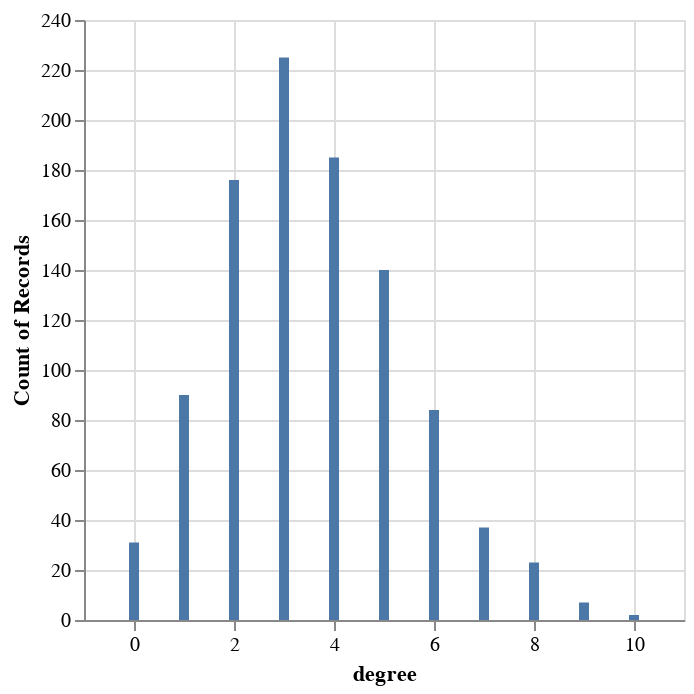

The notebook cell this image was saved under:
### Code cell
alt.Chart(degrees_df).mark_bar().encode(
    alt.X("degree:Q"),
    y='count()',
)

### Figure 1 — Vega-Lite specification as saved in the notebook (floating-point values rounded to 4 significant figures; data arrays with more than 128 entries replaced by an {"elided": "..."} marker saying what was removed)
{"config": {"view": {"continuousWidth": 300, "continuousHeight": 300}}, "data": {"name": "data-4ed6f4e5b6a081cb1572c9874058aeb1"}, "mark": {"type": "bar"}, "encoding": {"x": {"field": "degree", "type": "quantitative"}, "y": {"aggregate": "count", "type": "quantitative"}}, "$schema": "https://vega.github.io/schema/vega-lite/v5.15.1.json", "datasets": {"data-4ed6f4e5b6a081cb1572c9874058aeb1": {"elided": "1000 records"}}}
